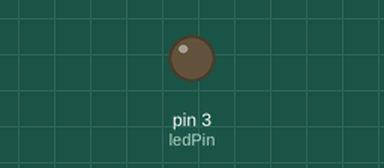
This sketch was run on a simulated Arduino Uno, built with avr-gcc and run on an emulated ATmega328P. Parts: output pins drawn as LEDs (lit = HIGH).

Above: at 0.05 s.
Timing chart, 0 to 3.0 s (numbered marks = the images above):
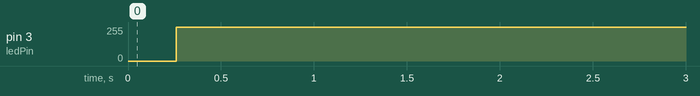

Measured:
- by itself, pin 3 (ledPin): 0/255 → 255/255 at 0.26 s

The sketch:

analogled.ino
```cpp
constexpr int8_t ledPin=3;
int i;

void setup() {
  // put your setup code here, to run once:
  pinMode(ledPin,OUTPUT);

}

void loop() {
  // put your main code here, to run repeatedly:
  for(i=0;i<256;i++)
  {
    analogWrite(ledPin,i);
    delay(1);
  }

  for(i;i>=0;i--)
  {
    analogWrite(ledPin,i);
    delay(1);
  }
}
```
